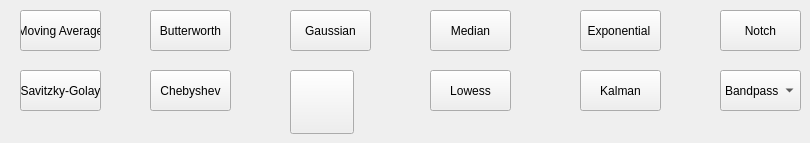
           <widget class="QWidget" name="filter">
            <property name="styleSheet">
             <string notr="true"/>
            </property>
            <widget class="QPushButton" name="move">
             <property name="geometry">
              <rect>
               <x>20</x>
               <y>10</y>
               <width>81</width>
               <height>41</height>
              </rect>
             </property>
             <property name="text">
              <string>Moving Average</string>
             </property>
            </widget>
            <widget class="QPushButton" name="savi">
             <property name="geometry">
              <rect>
               <x>20</x>
               <y>70</y>
               <width>81</width>
               <height>41</height>
              </rect>
             </property>
             <property name="text">
              <string>Savitzky-Golay</string>
             </property>
            </widget>
            <widget class="QPushButton" name="butter">
             <property name="geometry">
              <rect>
               <x>150</x>
               <y>10</y>
               <width>81</width>
               <height>41</height>
              </rect>
             </property>
             <property name="text">
              <string>Butterworth</string>
             </property>
            </widget>
            <widget class="QPushButton" name="sheb">
             <property name="geometry">
              <rect>
               <x>150</x>
               <y>70</y>
               <width>81</width>
               <height>41</height>
              </rect>
             </property>
             <property name="text">
              <string>Chebyshev</string>
             </property>
            </widget>
            <widget class="QPushButton" name="gaus">
             <property name="geometry">
              <rect>
               <x>290</x>
               <y>10</y>
               <width>81</width>
               <height>41</height>
              </rect>
             </property>
             <property name="text">
              <string>Gaussian</string>
             </property>
            </widget>
            <widget class="QPushButton" name="boxcar">
             <property name="geometry">
              <rect>
               <x>290</x>
               <y>70</y>
               <width>64</width>
               <height>64</height>
              </rect>
             </property>
             <property name="minimumSize">
              <size>
               <width>64</width>
               <height>64</height>
              </size>
             </property>
             <property name="maximumSize">
              <size>
               <width>64</width>
               <height>64</height>
              </size>
             </property>
             <property name="toolTip">
              <string>boxcar function</string>
             </property>
             <property name="styleSheet">
              <string notr="true"/>
             </property>
             <property name="text">
              <string/>
             </property>
             <property name="icon">
              <iconset>
               <normaloff>assets/buttons/algo/boxcar_no_bg.png</normaloff>assets/buttons/algo/boxcar_no_bg.png</iconset>
             </property>
             <property name="iconSize">
              <size>
               <width>64</width>
               <height>64</height>
              </size>
             </property>
            </widget>
            <widget class="QPushButton" name="median">
             <property name="geometry">
              <rect>
               <x>430</x>
               <y>10</y>
               <width>81</width>
               <height>41</height>
              </rect>
             </property>
             <property name="text">
              <string>Median</string>
             </property>
            </widget>
            <widget class="QPushButton" name="lowess">
             <property name="geometry">
              <rect>
               <x>430</x>
               <y>70</y>
               <width>81</width>
               <height>41</height>
              </rect>
             </property>
             <property name="text">
              <string>Lowess</string>
             </property>
            </widget>
            <widget class="QPushButton" name="exponon">
             <property name="geometry">
              <rect>
               <x>580</x>
               <y>10</y>
               <width>81</width>
               <height>41</height>
              </rect>
             </property>
             <property name="text">
              <string>Exponential </string>
             </property>
            </widget>
            <widget class="QPushButton" name="kalman">
             <property name="geometry">
              <rect>
               <x>580</x>
               <y>70</y>
               <width>81</width>
               <height>41</height>
              </rect>
             </property>
             <property name="text">
              <string>Kalman</string>
             </property>
            </widget>
            <widget class="QPushButton" name="notch">
             <property name="geometry">
              <rect>
               <x>720</x>
               <y>10</y>
               <width>81</width>
               <height>41</height>
              </rect>
             </property>
             <property name="text">
              <string>Notch</string>
             </property>
            </widget>
            <widget class="QComboBox" name="passe">
             <property name="geometry">
              <rect>
               <x>720</x>
               <y>70</y>
               <width>81</width>
               <height>41</height>
              </rect>
             </property>
             <item>
              <property name="text">
               <string>Bandpass</string>
              </property>
             </item>
             <item>
              <property name="text">
               <string>Highpass</string>
              </property>
             </item>
             <item>
              <property name="text">
               <string>Lowpass</string>
              </property>
             </item>
            </widget>
           </widget>
